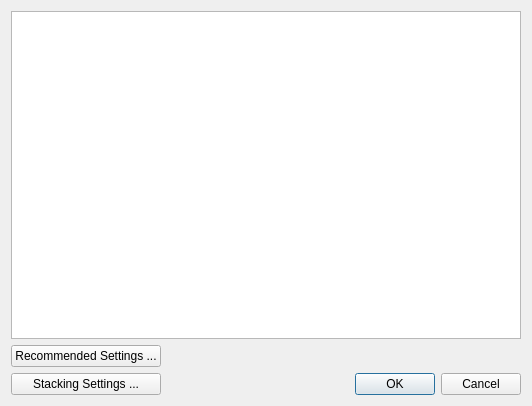
<?xml version="1.0" encoding="UTF-8"?>
<ui version="4.0">
 <class>DSS::StackRecap</class>
 <widget class="QDialog" name="DSS::StackRecap">
  <property name="geometry">
   <rect>
    <x>0</x>
    <y>0</y>
    <width>532</width>
    <height>406</height>
   </rect>
  </property>
  <property name="windowTitle">
   <string>Stacking Steps</string>
  </property>
  <layout class="QGridLayout" name="gridLayout">
   <item row="0" column="0" colspan="2">
    <widget class="QTextBrowser" name="textBrowser">
     <property name="html">
      <string notr="true">&lt;!DOCTYPE HTML PUBLIC &quot;-//W3C//DTD HTML 4.0//EN&quot; &quot;http://www.w3.org/TR/REC-html40/strict.dtd&quot;&gt;
&lt;html&gt;&lt;head&gt;&lt;meta name=&quot;qrichtext&quot; content=&quot;1&quot; /&gt;&lt;meta charset=&quot;utf-8&quot; /&gt;&lt;style type=&quot;text/css&quot;&gt;
p, li { white-space: pre-wrap; }
hr { height: 1px; border-width: 0; }
li.unchecked::marker { content: &quot;\2610&quot;; }
li.checked::marker { content: &quot;\2612&quot;; }
&lt;/style&gt;&lt;/head&gt;&lt;body style=&quot; font-family:'Segoe UI'; font-size:9pt; font-weight:400; font-style:normal;&quot;&gt;
&lt;p style=&quot;-qt-paragraph-type:empty; margin-top:0px; margin-bottom:0px; margin-left:0px; margin-right:0px; -qt-block-indent:0; text-indent:0px; font-family:'Tahoma'; font-size:8.25pt;&quot;&gt;&lt;br /&gt;&lt;/p&gt;&lt;/body&gt;&lt;/html&gt;</string>
     </property>
    </widget>
   </item>
   <item row="1" column="0">
    <widget class="QPushButton" name="recommended">
     <property name="text">
      <string>Recommended Settings ...</string>
     </property>
    </widget>
   </item>
   <item row="2" column="0">
    <widget class="QPushButton" name="stackSettings">
     <property name="text">
      <string>Stacking Settings ...</string>
     </property>
    </widget>
   </item>
   <item row="2" column="1">
    <widget class="QDialogButtonBox" name="buttonBox">
     <property name="orientation">
      <enum>Qt::Horizontal</enum>
     </property>
     <property name="standardButtons">
      <set>QDialogButtonBox::Cancel|QDialogButtonBox::Ok</set>
     </property>
    </widget>
   </item>
  </layout>
 </widget>
 <resources/>
 <connections/>
</ui>
